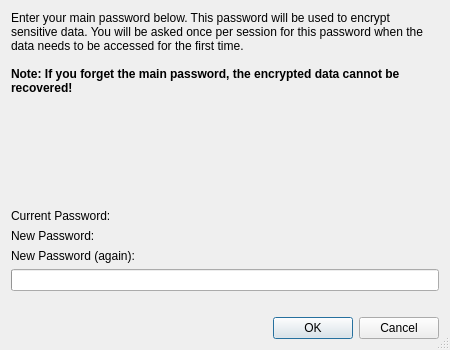
<?xml version="1.0" encoding="UTF-8"?>
<ui version="4.0">
 <class>MainPasswordEntryDialog</class>
 <widget class="QDialog" name="MainPasswordEntryDialog">
  <property name="geometry">
   <rect>
    <x>0</x>
    <y>0</y>
    <width>450</width>
    <height>350</height>
   </rect>
  </property>
  <property name="windowTitle">
   <string>Main Password</string>
  </property>
  <property name="sizeGripEnabled">
   <bool>true</bool>
  </property>
  <layout class="QVBoxLayout" name="verticalLayout">
   <item>
    <widget class="QLabel" name="label">
     <property name="text">
      <string>&lt;p&gt;Enter your main password below. This password will be used to encrypt sensitive data. You will be asked once per session for this password when the data needs to be accessed for the first time.&lt;br/&gt;&lt;br/&gt;&lt;b&gt;Note: If you forget the main password, the encrypted data cannot be recovered!&lt;/b&gt;&lt;/p&gt;</string>
     </property>
     <property name="wordWrap">
      <bool>true</bool>
     </property>
    </widget>
   </item>
   <item>
    <spacer name="verticalSpacer">
     <property name="orientation">
      <enum>Qt::Orientation::Vertical</enum>
     </property>
     <property name="sizeHint" stdset="0">
      <size>
       <width>20</width>
       <height>28</height>
      </size>
     </property>
    </spacer>
   </item>
   <item>
    <layout class="QGridLayout" name="gridLayout">
     <item row="0" column="0">
      <widget class="QLabel" name="label_2">
       <property name="text">
        <string>Current Password:</string>
       </property>
      </widget>
     </item>
     <item row="0" column="1">
      <widget class="EricPasswordEdit" name="currentPasswordEdit" native="true">
       <property name="sizePolicy">
        <sizepolicy hsizetype="Expanding" vsizetype="Preferred">
         <horstretch>0</horstretch>
         <verstretch>0</verstretch>
        </sizepolicy>
       </property>
       <property name="focusPolicy">
        <enum>Qt::FocusPolicy::StrongFocus</enum>
       </property>
       <property name="toolTip">
        <string>Enter the current password</string>
       </property>
      </widget>
     </item>
     <item row="1" column="0">
      <widget class="QLabel" name="label_3">
       <property name="text">
        <string>New Password:</string>
       </property>
      </widget>
     </item>
     <item row="1" column="1">
      <widget class="EricPasswordEdit" name="newPasswordEdit" native="true">
       <property name="sizePolicy">
        <sizepolicy hsizetype="Expanding" vsizetype="Preferred">
         <horstretch>0</horstretch>
         <verstretch>0</verstretch>
        </sizepolicy>
       </property>
       <property name="focusPolicy">
        <enum>Qt::FocusPolicy::StrongFocus</enum>
       </property>
       <property name="toolTip">
        <string>Enter the new password</string>
       </property>
      </widget>
     </item>
     <item row="2" column="0">
      <widget class="QLabel" name="label_4">
       <property name="text">
        <string>New Password (again):</string>
       </property>
      </widget>
     </item>
     <item row="2" column="1">
      <widget class="EricPasswordEdit" name="newPasswordAgainEdit" native="true">
       <property name="sizePolicy">
        <sizepolicy hsizetype="Expanding" vsizetype="Preferred">
         <horstretch>0</horstretch>
         <verstretch>0</verstretch>
        </sizepolicy>
       </property>
       <property name="focusPolicy">
        <enum>Qt::FocusPolicy::StrongFocus</enum>
       </property>
       <property name="toolTip">
        <string>Repeat the new password</string>
       </property>
      </widget>
     </item>
    </layout>
   </item>
   <item>
    <widget class="EricPasswordMeter" name="passwordMeter">
     <property name="toolTip">
      <string>Shows an indication for the password strength</string>
     </property>
    </widget>
   </item>
   <item>
    <widget class="QLabel" name="errorLabel">
     <property name="styleSheet">
      <string notr="true">color : red;</string>
     </property>
     <property name="wordWrap">
      <bool>true</bool>
     </property>
    </widget>
   </item>
   <item>
    <widget class="QDialogButtonBox" name="buttonBox">
     <property name="orientation">
      <enum>Qt::Orientation::Horizontal</enum>
     </property>
     <property name="standardButtons">
      <set>QDialogButtonBox::StandardButton::Cancel|QDialogButtonBox::StandardButton::Ok</set>
     </property>
    </widget>
   </item>
  </layout>
 </widget>
 <customwidgets>
  <customwidget>
   <class>EricPasswordMeter</class>
   <extends>QProgressBar</extends>
   <header>eric7/EricWidgets/EricPasswordMeter</header>
  </customwidget>
  <customwidget>
   <class>EricPasswordEdit</class>
   <extends>QWidget</extends>
   <header>eric7/EricWidgets/EricPasswordEdit.h</header>
   <container>1</container>
  </customwidget>
 </customwidgets>
 <tabstops>
  <tabstop>currentPasswordEdit</tabstop>
  <tabstop>newPasswordEdit</tabstop>
  <tabstop>newPasswordAgainEdit</tabstop>
 </tabstops>
 <resources/>
 <connections>
  <connection>
   <sender>buttonBox</sender>
   <signal>accepted()</signal>
   <receiver>MainPasswordEntryDialog</receiver>
   <slot>accept()</slot>
   <hints>
    <hint type="sourcelabel">
     <x>248</x>
     <y>254</y>
    </hint>
    <hint type="destinationlabel">
     <x>157</x>
     <y>274</y>
    </hint>
   </hints>
  </connection>
  <connection>
   <sender>buttonBox</sender>
   <signal>rejected()</signal>
   <receiver>MainPasswordEntryDialog</receiver>
   <slot>reject()</slot>
   <hints>
    <hint type="sourcelabel">
     <x>316</x>
     <y>260</y>
    </hint>
    <hint type="destinationlabel">
     <x>286</x>
     <y>274</y>
    </hint>
   </hints>
  </connection>
 </connections>
</ui>
